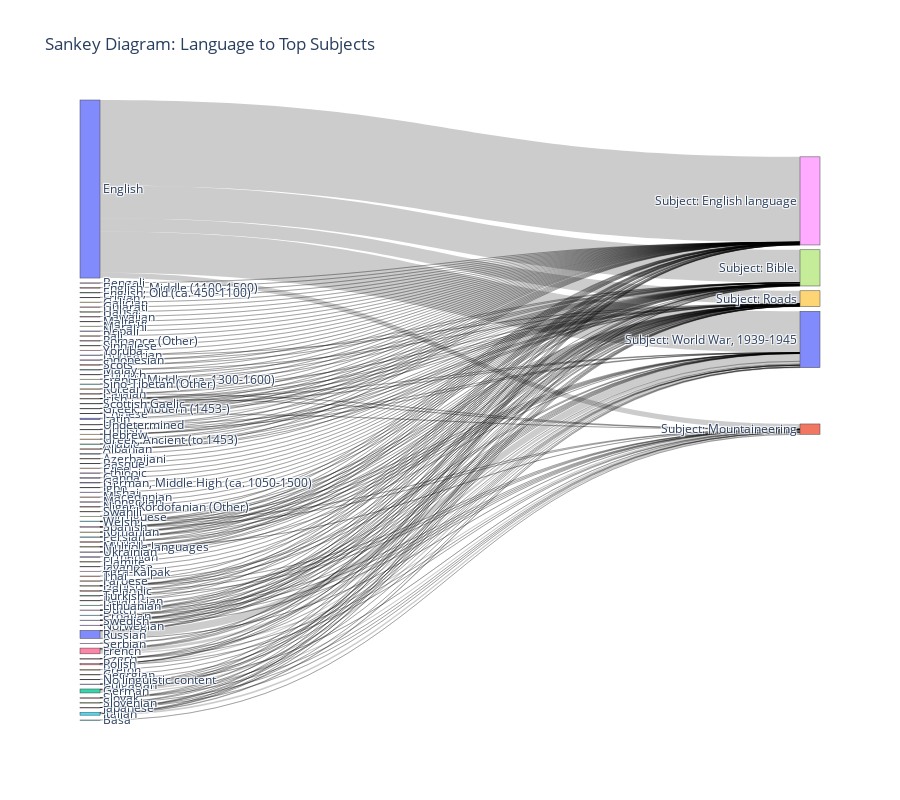

The code cell stored with this chart in its notebook:
### Code cell
# 5. Sankey Diagram: Flow from Type to Top Subjects (Aggregated)
import plotly.graph_objects as go
from collections import Counter

# Aggregate top 5 subjects across all types
top_subjects_all = Counter()
for lang, data in type_results.items():
    top_subjects_all.update(data['frequency_counts'].index.tolist()[:5])

print(top_subjects_all.most_common(5))
top_subjects_list = [s for s, _ in top_subjects_all.most_common(5)]

sources, targets, values = [], [], []
for lang, data in type_results.items():
    for subj in top_subjects_list:
        count = data['frequency_counts'].get(subj, 0)
        if count > 0:
            sources.append(lang)
            targets.append(subj)
            values.append(count)

# Create label list: types first, then subjects (with names)
type_labels = sorted(set(sources))
subject_labels = [f"Subject: {s}" for s in top_subjects_list]
all_labels = type_labels + subject_labels

# Map sources and targets to their indices in all_labels
source_idx = [all_labels.index(s) for s in sources]
target_idx = [all_labels.index(f"Subject: {t}") for t in targets]

fig = go.Figure(data=[go.Sankey(
    node=dict(label=all_labels, pad=20, thickness=20),
    link=dict(source=source_idx, target=target_idx, value=values)
    )])
fig.update_layout(
    title_text="Sankey Diagram: type to Top Subjects",
    font_size=12,
    height=800  # Make the diagram taller
    )
fig.show()

### Figure 1 — Plotly figure (JSON) as saved in the notebook; plotly's stock layout.template omitted (floating-point values rounded to 4 significant figures; data arrays with more than 128 entries replaced by an {"elided": "..."} marker saying what was removed)
{"data": [{"link": {"source": {"elided": "210 int values"}, "target": {"elided": "210 int values"}, "value": {"elided": "210 int values"}}, "node": {"label": [" ", "Albanian", "Arabic", "Armenian", "Azerbaijani", "Basa", "Basque", "Belarusian", "Bengali", "Breton", "Bulgarian", "Catalan", "Chinese", "Cornish", "Cree", "Croatian", "Czech", "Danish", "Dutch", "Elamite", "English", "English, Middle (1100-1500)", "English, Old (ca. 450-1100)", "Ethiopic", "Faroese", "Finnish", "French", "French, Middle (ca. 1300-1600)", "Frisian", "Galician", "Ganda", "Georgian", "German", "German, Middle High (ca. 1050-1500)", "Greek, Ancient (to 1453)", "Greek, Modern (1453-)", "Gujarati", "Hausa", "Hawaiian", "Hebrew", "Hungarian", "Icelandic", "Igbo", "Indonesian", "Irish", "Italian", "Japanese", "Javanese", "Kara-Kalpak", "Korean", "Latin", "Latvian", "Lithuanian", "Lushai", "Macedonian", "Malay", "Maltese", "Marathi", "Mongolian", "Multiple languages", "Nepali", "Niger-Kordofanian (Other)", "No linguistic content", "Norwegian", "Pali", "Persian", "Polish", "Portuguese", "Romance (Other)", "Romanian", "Russian", "Scots", "Scottish Gaelic", "Serbian", "Sinhalese", "Sino-Tibetan (Other)", "Slovak", "Slovenian", "Spanish", "Swahili", "Swedish", "Thai", "Turkish", "Ukrainian", "Undetermined", "Welsh", "Yoruba", "Subject: Bible.", "Subject: English language", "Subject: Roads", "Subject: World War, 1939-1945", "Subject: Mountaineering"], "pad": 20, "thickness": 20}, "type": "sankey"}], "layout": {"font": {"size": 12}, "height": 800, "title": {"text": "Sankey Diagram: Language to Top Subjects"}}}
